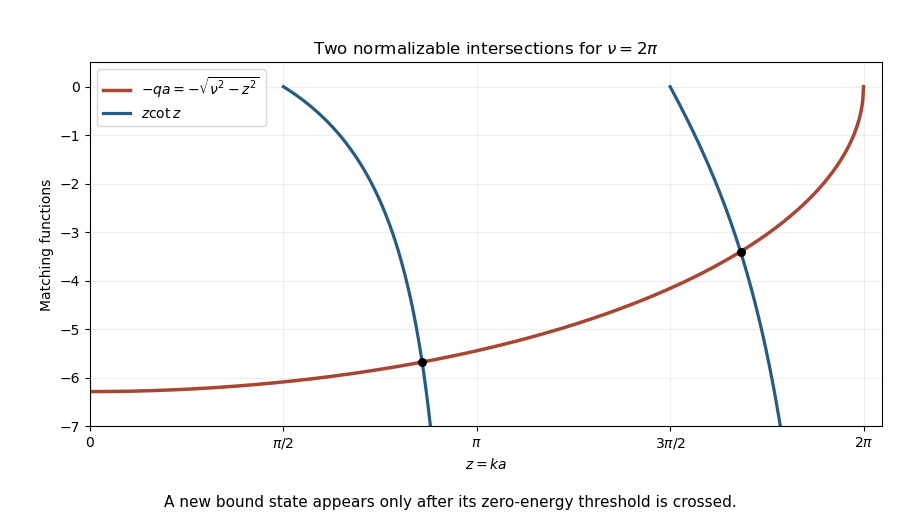

Write the Python code that produced this figure.
"""Original dimensionless half-well matching plot, chosen nu=2pi."""
from pathlib import Path
import matplotlib
matplotlib.use("Agg")
import matplotlib.pyplot as plt
import numpy as np
from scipy.optimize import brentq

nu=2*np.pi;fig,ax=plt.subplots(figsize=(9,5.2),dpi=100,facecolor="white")
z=np.linspace(0,nu,1201);ax.plot(z,-np.sqrt(np.maximum(0,nu*nu-z*z)),color="#a74633",lw=2.5,label=r"$-qa=-\sqrt{\nu^2-z^2}$")
for n in [1,2]:
    lo=(n-.5)*np.pi;hi=n*np.pi;zz=np.linspace(lo+1e-5,hi-1e-5,501)
    ax.plot(zz,zz/np.tan(zz),color="#265b83",lw=2.3,label=r"$z\cot z$" if n==1 else None)
    root=brentq(lambda a:a/np.tan(a)+np.sqrt(nu*nu-a*a),lo+1e-6,hi-1e-6)
    ax.scatter([root],[-np.sqrt(nu*nu-root*root)],color="black",s=30,zorder=4)
ax.set(xlim=(0,nu+.15),ylim=(-7,.5),xlabel=r"$z=ka$",ylabel="Matching functions",title=r"Two normalizable intersections for $\nu=2\pi$")
ax.set_xticks([0,np.pi/2,np.pi,3*np.pi/2,2*np.pi],["0",r"$\pi/2$",r"$\pi$",r"$3\pi/2$",r"$2\pi$"])
ax.grid(alpha=.2);ax.legend(loc="upper left")
fig.text(.5,.025,"A new bound state appears only after its zero-energy threshold is crossed.",ha="center",fontsize=11)
fig.subplots_adjust(left=.1,right=.98,top=.88,bottom=.18)
fig.savefig(Path.cwd()/Path(__file__).with_suffix(".png").name,facecolor="white")
